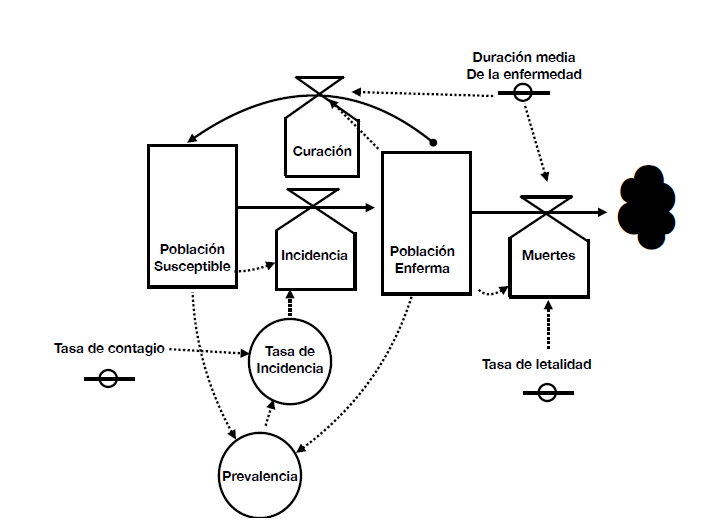
%> input picture hitoo5.png, 711 x 527 px
$ octave Hito5.m   (GNU Octave 9; MATLAB toolbox functions it lacks are replaced by stand-ins)
%> lines starting %> are read from the running program, lines starting %| are printed output that depends on the picture
clc
clear all
%Rafael Echevarría Aceña%

%______Hito 5_____%

figure(1);
foto5=imread("hitoo5.png");
%> foto5 is the input picture: size 527x711x3 uint8; mean R, G, B 242, 242, 242.1
imshow(foto5);

%########################Parte 1########################
% Cu(t+1)=Pe(t)                  Vector curación
% Mu(t)=Tl*Pe(t)                 Vector muertes
% Pre(t)=Pe(t)/(Pe(t)+Ps(t))     Vector prevalencia
% Tin(t)=Tc*Pr(t)                Vector de la tasa de Incidencia
% Inc(t)=Ti(t)*Ps(t)             Vector de la incidencia
% Ps'=-I(t)+C(t)                 Vector variación de la poblacion susceptible
% Ps(t+1)=Ps(t)-I(t)+C(t)        Vector de la poblacion susceptible
% Pe'(t)=I(t)-C(t)-M(t)          Vector variación de la poblacion enferma
% Pen(t+1)=Pe(t)*I(t)-C(t)-M(t)  Vector de la poblacion enferma


%#########################Parte 2##########################

%Variables iniciales dadas por el enunciado
Tc=0.5; Dm=4; Tl=0; n=50; per=ceil(n/Dm);

%Inicializo los vectores para obtener las ecuaciones dadas por el
%ejercicio.
Pen(1)=10;
Ps(1)=1000-Pen(1);
T(1)=0;
Pre(1)=Pen(1)/(Pen(1)+Ps(1));
Tin(1)=Tc*Pre(1);
Inc(1)=Tin(1)*Ps(1);
Cu(1)=0;
Mu(1)=Pen(1)*Tl;

%Utilizo un bucle for para iterar sobre los vectores
for t=1:per-1
    T(t+1)=T(t)+Dm;
    Ps(t+1)=Ps(t)- Inc(t)+Cu(t);
    Pen(t+1)=Pen(t)+Inc(t)-Cu(t)+Mu(t);
    Pre(t+1)=Pen(t+1)/(Pen(t+1)+Ps(t+1));
    Tin(t+1)=Tc*Pre(t+1);
    Inc(t+1)=Tin(t+1)*Ps(t+1);
    Cu(t+1)=Pen(t);
    Mu(t+1)=Pen(t+1)*Tl;
end

%Creo las graficas en pestañas distintas para una mayor visibilidad
% al tratarse de un hito corto.
figure(2);
plot(T,Ps,':*m',T,Pen,':db');
title('Población susceptible y enferma');
xlabel('tiempo en dias');
ylabel('numero de personas');
grid on
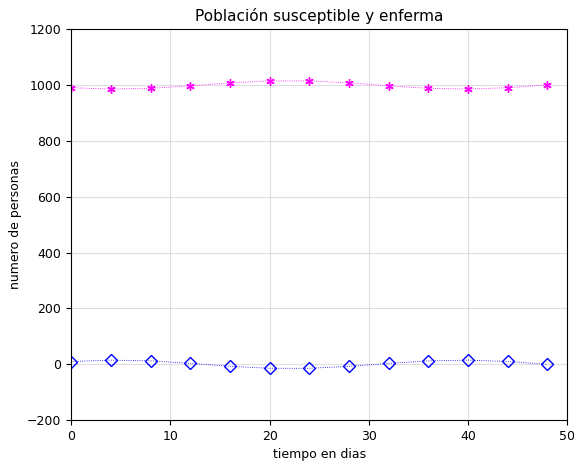
%> figure redrawn from the program's plot data; curve peaks at x = 24, y = 1014.2; curve peaks at x = 40, y = 14.97
figure(3);
plot(T,Cu,':db',T,Inc,':xg');
title('Curación e incidencia');
xlabel('tiempo en dias');
ylabel('numero de personas');
legend('Curadas','Incidencia');
grid on
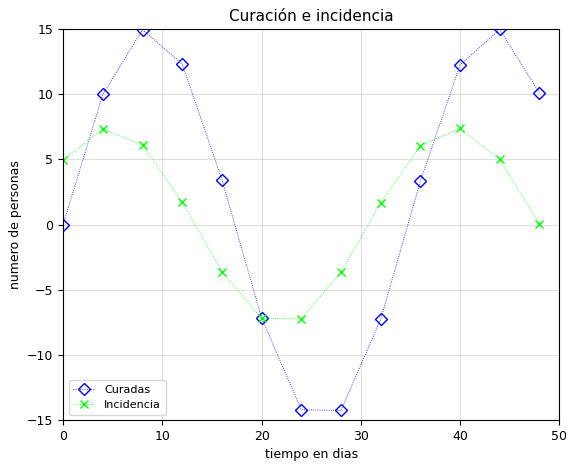
%> figure redrawn from the program's plot data; curve peaks at x = 44, y = 14.97; curve peaks at x = 40, y = 7.37
figure(4);
plot(T,Pre,':sr');
title('Prevalencia');
xlabel('tiempo en días');
ylabel('enfermos');
grid on
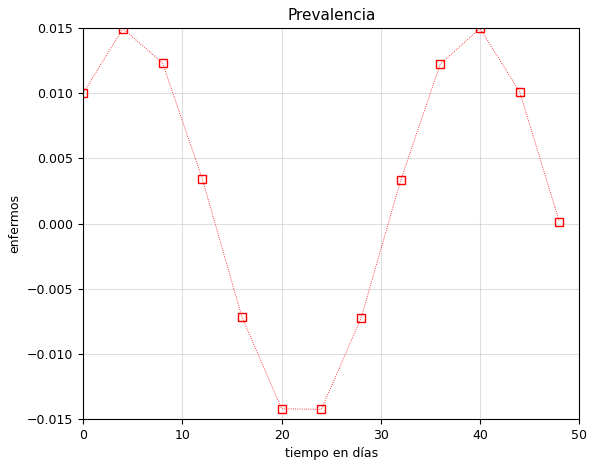
%> figure redrawn from the program's plot data; curve peaks at x = 40, y = 0.015
